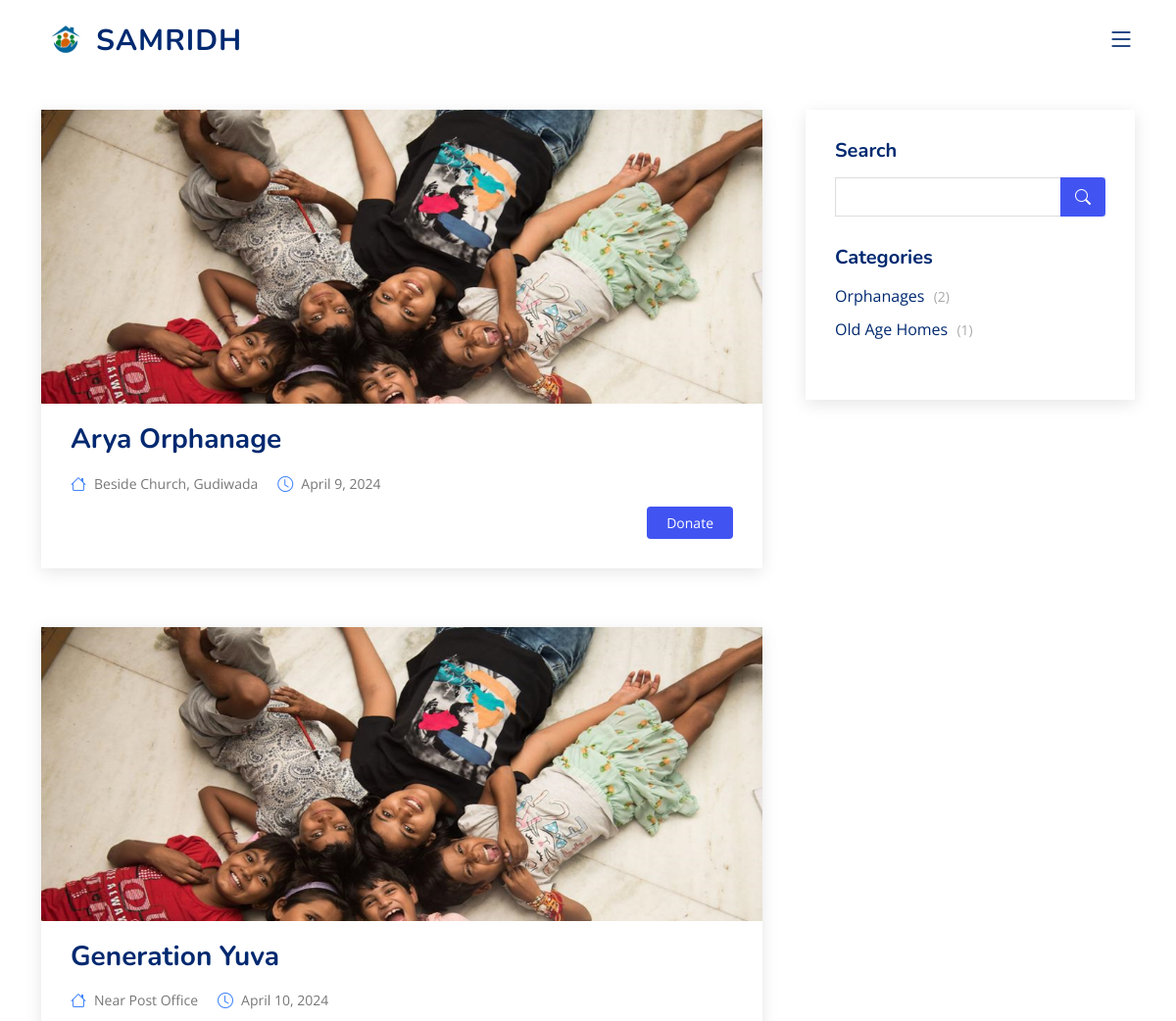
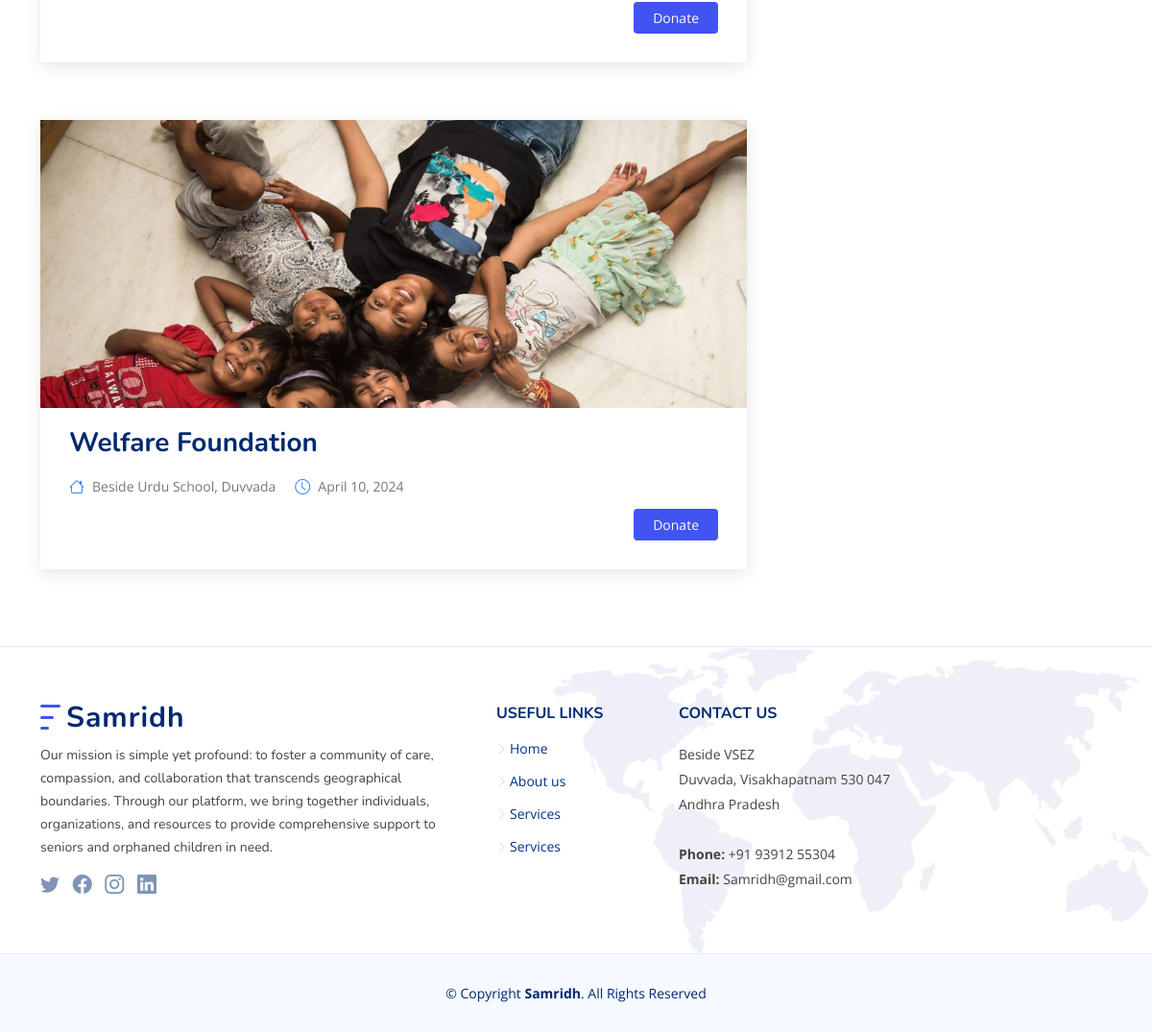
Screenshot of /organizations/search/ with the database file from the repository (2 pictures, top to bottom).
### Organization/models.py (models this page shows)
class VerifiedOrganizations(models.Model):
    id = models.AutoField(primary_key = True)
    registration_number = models.CharField(max_length = 20, unique = True)
    profile_photo = models.ImageField(upload_to='verified_organizations/', default='verified_organizations/Org_dp.jpg')
    certificate = models.FileField(upload_to='verified_organizations/certificate/', null=True, blank=True)
    email = models.EmailField(max_length=254, unique = True)
    phone_number = models.CharField(max_length=10, unique = True)
    name = models.CharField(max_length = 100)
    Type = models.CharField(max_length=50, default = '')
    address = models.CharField(max_length = 100)
    state = models.CharField(max_length = 30)
    pincode = models.CharField(max_length = 7)
    password = models.CharField(max_length = 150, default = '')
    head_id = models.ForeignKey("OrganizationHeads" , on_delete=models.CASCADE)
    date = models.DateField(auto_now_add=True, auto_now = False)
    amount = models.IntegerField(default=0)

### Main/views.py (the view)
# urls.py: path('organizations/search/', OrganizationSearchView, name = 'OrganizationSearch'),
def OrganizationSearchView(request):
    base_template = ''
    if 'Auth' in request.session:
        if request.session.get('user_type') == 'Donor':
            base_template = 'Donor_Base.html'
        else:
            base_template = 'Org_Base.html'
    else:
        base_template = 'Base.html'
    print(base_template,'asdfghjkl')
    if request.method == 'POST' :
        Organizations = VerifiedOrganizations.objects.filter(Q(name = request.POST.get('name')))
        print(Organizations.count(),request.POST.get('name'))
    else :
        Organizations = VerifiedOrganizations.objects.all()
    types = {
        'orphanages' : VerifiedOrganizations.objects.filter(Type = 'Orphanage').count(),
        'oldagehomes' : VerifiedOrganizations.objects.filter(Type = 'Old-Age Home').count()
    }
    return render(request, 'ViewOrganizations/organization_search.html',{"base_template" : base_template, 'Organizations' : Organizations, 'types' : types})

### Main/Templates/ViewOrganizations/organization_search.html (shortened to what this page needs)
{% extends base_template %}
{% block OrganizationSearch %}
{% load static %}
  <main id="main">
    <br><br><br>
    <section id="blog" class="blog">
      <div class="container" data-aos="fade-up">
        <div class="row">
          <div class="col-lg-8 entries">
            {% if Organizations.count > 0 %}
              {% for org in Organizations %}
              <article class="entry">
              <div class="entry-img">
                <img src="{% static '/img/kids3.jpg' %}" alt="" class="img-fluid">
              </div>
              <h2 class="entry-title">
                <a href="blog-single.html">{{org.name}}</a>
              </h2>
              <div class="entry-meta">
                <ul>
                  <li class="d-flex align-items-center"><i class="bi bi-house"></i> <a href="blog-single.html">{{org.address}}</a></li>
                  <li class="d-flex align-items-center"><i class="bi bi-clock"></i> <a href="blog-single.html"><time datetime="2020-01-01">{{org.date}}</time></a></li>
                </ul>
              </div>
              <div class="entry-content">
                <div class="read-more">
                  <a href="{% url 'Organization' org.id %}">Donate</a>
                </div>
              </div>
            </article>
              {% endfor %}
              {% else %}
              <h2 class="entry-title">
                No organizations exist.
              </h2>
              {% endif %}
          </div>
          <div class="col-lg-4">
            <div class="sidebar">
              <h3 class="sidebar-title">Search</h3>
              <div class="sidebar-item search-form">
                <form method='post' action='{% url "OrganizationSearch" %}'>
                  <input type="text" name = 'name'>
                  <button type="submit"><i class="bi bi-search"></i></button>
                </form>
              </div>
              <h3 class="sidebar-title">Categories</h3>
              <div class="sidebar-item categories">
                <ul>
                  <li><a href="#">Orphanages <span>({{types.orphanages}})</span></a></li>
                  <li><a href="#">Old Age Homes <span>({{types.oldagehomes}})</span></a></li>
                </ul>
              </div>
            </div>
          </div>
        </div>
      </div>
    </section>
  </main>
{% endblock %}

### Main/Templates/Base.html (shortened to what this page needs)
{% load static %}
{% include 'Header.html' %}
{% block OrganizationSearch %}       {% endblock %}
{% include 'Footer.html' %}

### Main/Templates/Header.html (shortened to what this page needs)
<!DOCTYPE html>
<html lang="en">
<head>
  {% load static %}
  <link href="https://cdnjs.cloudflare.com/ajax/libs/aos/2.3.4/aos.css" rel="stylesheet">
  <link href="https://stackpath.bootstrapcdn.com/bootstrap/5.1.3/css/bootstrap.min.css" rel="stylesheet">
  <link href="https://cdnjs.cloudflare.com/ajax/libs/bootstrap-icons/1.7.2/font/bootstrap-icons.css" rel="stylesheet">
  <link href="https://cdnjs.cloudflare.com/ajax/libs/glightbox/2.0.7/css/glightbox.min.css" rel="stylesheet">
  <link href="https://cdnjs.cloudflare.com/ajax/libs/remixicon/2.5.0/remixicon.css" rel="stylesheet">
  <link href="https://cdnjs.cloudflare.com/ajax/libs/Swiper/7.5.1/swiper-bundle.min.css" rel="stylesheet">
  <link href="https://cdn.jsdelivr.net/npm/bootstrap@5.0.2/dist/css/bootstrap.min.css" rel="stylesheet">
  <link href="{% static '/css/style.css' %}" rel="stylesheet">
</head>
<body>
  <header id="header" class="header fixed-top">
    <div class="container-fluid container-xl d-flex align-items-center justify-content-between">
      <a href="{% url 'LandingPage' %}" class="logo d-flex align-items-center">
        <img src="{% static '/img/logoneww.png' %}" alt="">
        <span>SAMRIDH</span>
      </a>
      <nav id="navbar" class="navbar">
        <i class="bi bi-list mobile-nav-toggle"></i>
      </nav>
    </div>
  </header>

### Main/Templates/Footer.html (shortened to what this page needs)
<footer id="footer" class="footer">
  {% load static %}
    <div class="footer-top">
      <div class="container">
        <div class="row gy-4">
          <div class="col-lg-5 col-md-12 footer-info">
            <a href="index.html" class="logo d-flex align-items-center">
              <img src="{% static '/img/logo.png' %}" alt="">
              <span>Samridh</span>
            </a>
            <p>Our mission is simple yet profound: to foster a community of care, compassion, and collaboration that transcends geographical boundaries. Through our platform, we bring together individuals,
              organizations, and resources to provide comprehensive support to seniors and orphaned children in need.</p>
            <div class="social-links mt-3">
              <a href="#" class="twitter"><i class="bi bi-twitter"></i></a>
              <a href="#" class="facebook"><i class="bi bi-facebook"></i></a>
              <a href="#" class="instagram"><i class="bi bi-instagram"></i></a>
              <a href="#" class="linkedin"><i class="bi bi-linkedin"></i></a>
            </div>
          </div>
          <div class="col-lg-2 col-6 footer-links">
            <h4>Useful Links</h4>
            <ul>
              <li><i class="bi bi-chevron-right"></i> <a href="#hero">Home</a></li>
              <li><i class="bi bi-chevron-right"></i> <a href="#about">About us</a></li>
              <li><i class="bi bi-chevron-right"></i> <a href="#features">Services</a></li>
              <li><i class="bi bi-chevron-right"></i> <a href="#values">Services</a></li>
            </ul>
          </div>
          <div class="col-lg-3 col-md-12 footer-contact text-center text-md-start">
            <h4>Contact Us</h4>
            <p>
              Beside VSEZ <br>
              Duvvada, Visakhapatnam 530 047<br>
              Andhra Pradesh<br><br>
              <strong>Phone:</strong> +91 93912 55304<br>
              <strong>Email:</strong> Samridh@gmail.com<br>
            </p>
          </div>
        </div>
      </div>
    </div>
    <div class="container">
      <div class="copyright">
        &copy; Copyright <strong><span>Samridh</span></strong>. All Rights Reserved
      </div>
    </div>
  </footer>
</body>
</html>

### rows the page displays
VerifiedOrganizations: name "Arya Orphanage", address "Beside Church, Gudiwada", date "April 9, 2024"
VerifiedOrganizations: name "Generation Yuva", address "Near Post Office", date "April 10, 2024"
VerifiedOrganizations: name "Welfare Foundation", address "Beside Urdu School, Duvvada", date "April 10, 2024"

### other values shown
{{ types.orphanages }} "2"
{{ types.oldagehomes }} "1"
